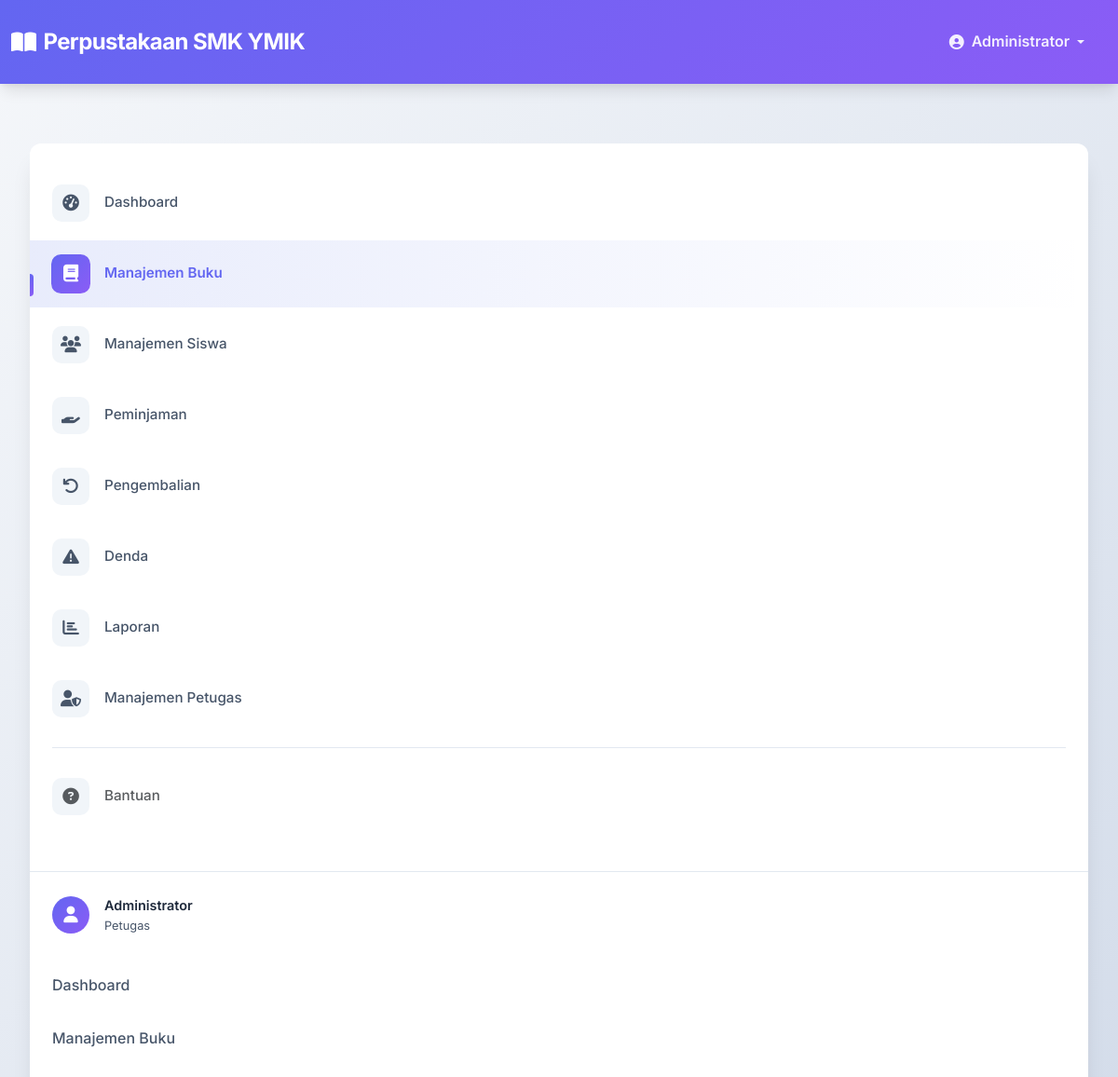
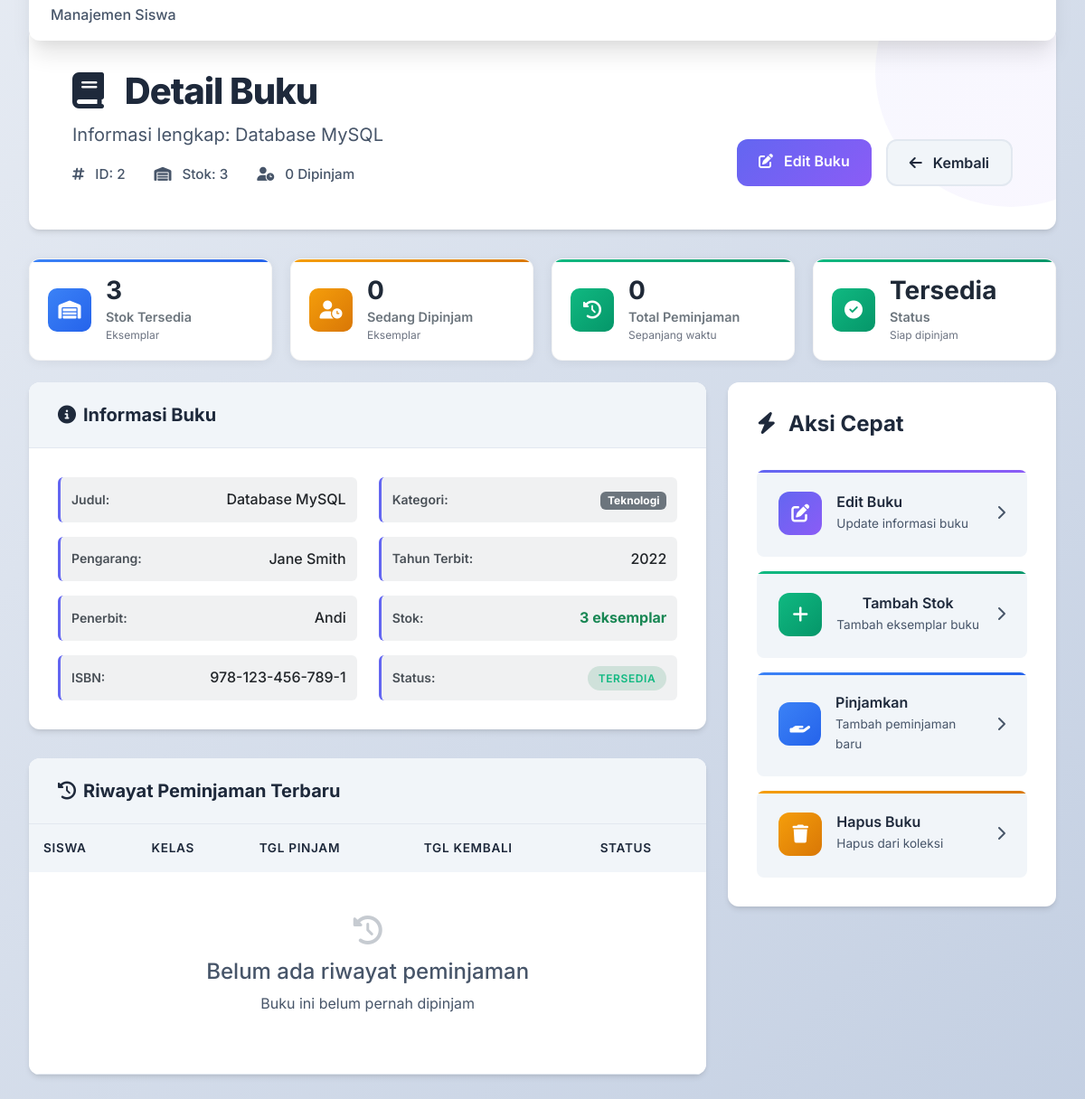
The page /buku/detail.php?id=2 (signed in) on the database its author committed (2 pictures, top to bottom).
### tables this page shows
CREATE TABLE buku (
    id_buku INT AUTO_INCREMENT PRIMARY KEY,
    judul VARCHAR(200) NOT NULL,
    isbn VARCHAR(20) UNIQUE,
    pengarang VARCHAR(100) NOT NULL,
    penerbit VARCHAR(100) NOT NULL,
    tahun_terbit YEAR NOT NULL,
    kategori VARCHAR(50) NOT NULL,
    stok INT DEFAULT 0
);

### buku/detail.php (the view, shortened to what the rows shown need)
<?php
$db = new Database();
$conn = $db->getConnection();
$id = $_GET['id'] ?? 0;
$stmt = $conn->prepare("SELECT * FROM buku WHERE id_buku = ?");
$stmt->bind_param("i", $id);
$stmt->execute();
$result = $stmt->get_result();
$book = $result->fetch_assoc();
$stmt = $conn->prepare("
    SELECT COUNT(*) as borrowed FROM detail_pinjam dp
    JOIN peminjaman p ON dp.id_pinjam = p.id_pinjam
    WHERE dp.id_buku = ? AND p.status_pinjam = 'Dipinjam'
");
$stmt->bind_param("i", $id);
$stmt->execute();
$borrowed_count = $stmt->get_result()->fetch_assoc()['borrowed'];
?>
<!DOCTYPE html>
<html lang="id">
<head>
    <link href="https://cdn.jsdelivr.net/npm/bootstrap@5.3.0/dist/css/bootstrap.min.css" rel="stylesheet">
    <link href="https://cdnjs.cloudflare.com/ajax/libs/font-awesome/6.4.0/css/all.min.css" rel="stylesheet">
    <link href="../assets/css/style.css" rel="stylesheet">
</head>
<body class="modern-body">
    <div class="dashboard-container">
        <main class="dashboard-main">
            <div class="welcome-header">
                <div class="welcome-content">
                    <div class="welcome-text">
                        <h1 class="welcome-title">
                            <i class="fas fa-book me-3"></i>
                            Detail Buku
                        </h1>
                        <p class="welcome-subtitle">
                            Informasi lengkap: <?= htmlspecialchars($book['judul']) ?>
                        </p>
                        <div class="welcome-meta">
                            <span class="meta-item">
                                <i class="fas fa-hashtag me-2"></i>
                                ID: <?= $book['id_buku'] ?>
                            </span>
                            <span class="meta-item">
                                <i class="fas fa-warehouse me-2"></i>
                                Stok: <?= $book['stok'] ?>
                            </span>
                            <span class="meta-item">
                                <i class="fas fa-user-clock me-2"></i>
                                <?= $borrowed_count ?> Dipinjam
                            </span>
                        </div>
                    </div>
                </div>
            </div>
            <div class="stats-grid mb-4">
                <div class="stat-card stat-info">
                    <div class="stat-content">
                        <div class="stat-number"><?= $book['stok'] ?></div>
                        <div class="stat-label">Stok Tersedia</div>
                        <div class="stat-sublabel">Eksemplar</div>
                    </div>
                </div>
            </div>
            <div class="row">
                <div class="col-md-8">
                    <div class="data-table-container">
                        <div class="table-content">
                            <div class="row">
                                <div class="col-md-6">
                                    <div class="current-data">
                                        <div class="data-row">
                                            <span class="data-label">Judul:</span>
                                            <span class="data-value"><?= htmlspecialchars($book['judul']) ?></span>
                                        </div>
                                        <div class="data-row">
                                            <span class="data-label">Pengarang:</span>
                                            <span class="data-value"><?= htmlspecialchars($book['pengarang']) ?></span>
                                        </div>
                                        <div class="data-row">
                                            <span class="data-label">Penerbit:</span>
                                            <span class="data-value"><?= htmlspecialchars($book['penerbit']) ?></span>
                                        </div>
                                        <div class="data-row">
                                            <span class="data-label">ISBN:</span>
                                            <span class="data-value"><?= $book['isbn'] ?: '-' ?></span>
                                        </div>
                                    </div>
                                </div>
                                <div class="col-md-6">
                                    <div class="current-data">
                                        <div class="data-row">
                                            <span class="data-value">
                                                <span class="badge bg-secondary"><?= htmlspecialchars($book['kategori']) ?></span>
                                            </span>
                                        </div>
                                        <div class="data-row">
                                            <span class="data-label">Tahun Terbit:</span>
                                            <span class="data-value"><?= $book['tahun_terbit'] ?></span>
                                        </div>
                                        <div class="data-row">
                                            <span class="data-value">
                                                <span class="fw-bold <?= $book['stok'] > 0 ? 'text-success' : 'text-danger' ?>">
                                                    <?= $book['stok'] ?> eksemplar
                                                </span>
                                            </span>
                                        </div>
                                    </div>
                                </div>
                            </div>
                        </div>
                    </div>
                    <div class="data-table-container">
                        <div class="table-responsive">
                            <table class="table modern-table">
                                <thead>
                                    <tr>
                                        <th>Siswa</th>
                                        <th>Kelas</th>
                                        <th>Tgl Pinjam</th>
                                        <th>Tgl Kembali</th>
                                        <th>Status</th>
                                    </tr>
                                </thead>
                            </table>
                        </div>
                    </div>
                </div>
            </div>
        </main>
    </div>
</body>
</html>

### rows shown on the page
buku: judul "Database MySQL", id_buku "2", stok "3", pengarang "Jane Smith", penerbit "Andi", isbn "978-123-456-789-1", kategori "Teknologi", tahun_terbit "2022"

### other values the page prints
$_SESSION['nama_petugas'] "Administrator"
$borrowed_count "0"
$total_borrowed "0"
